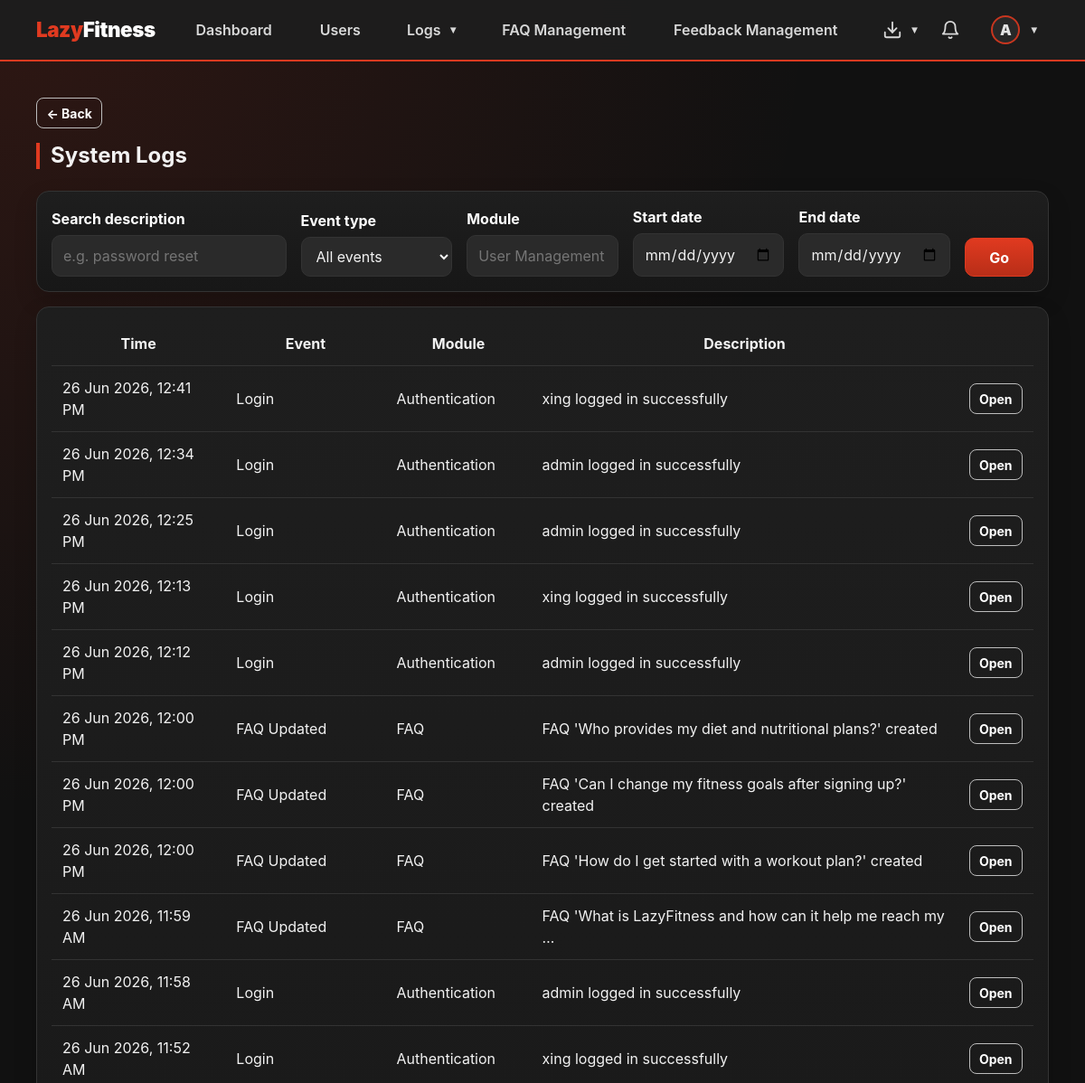
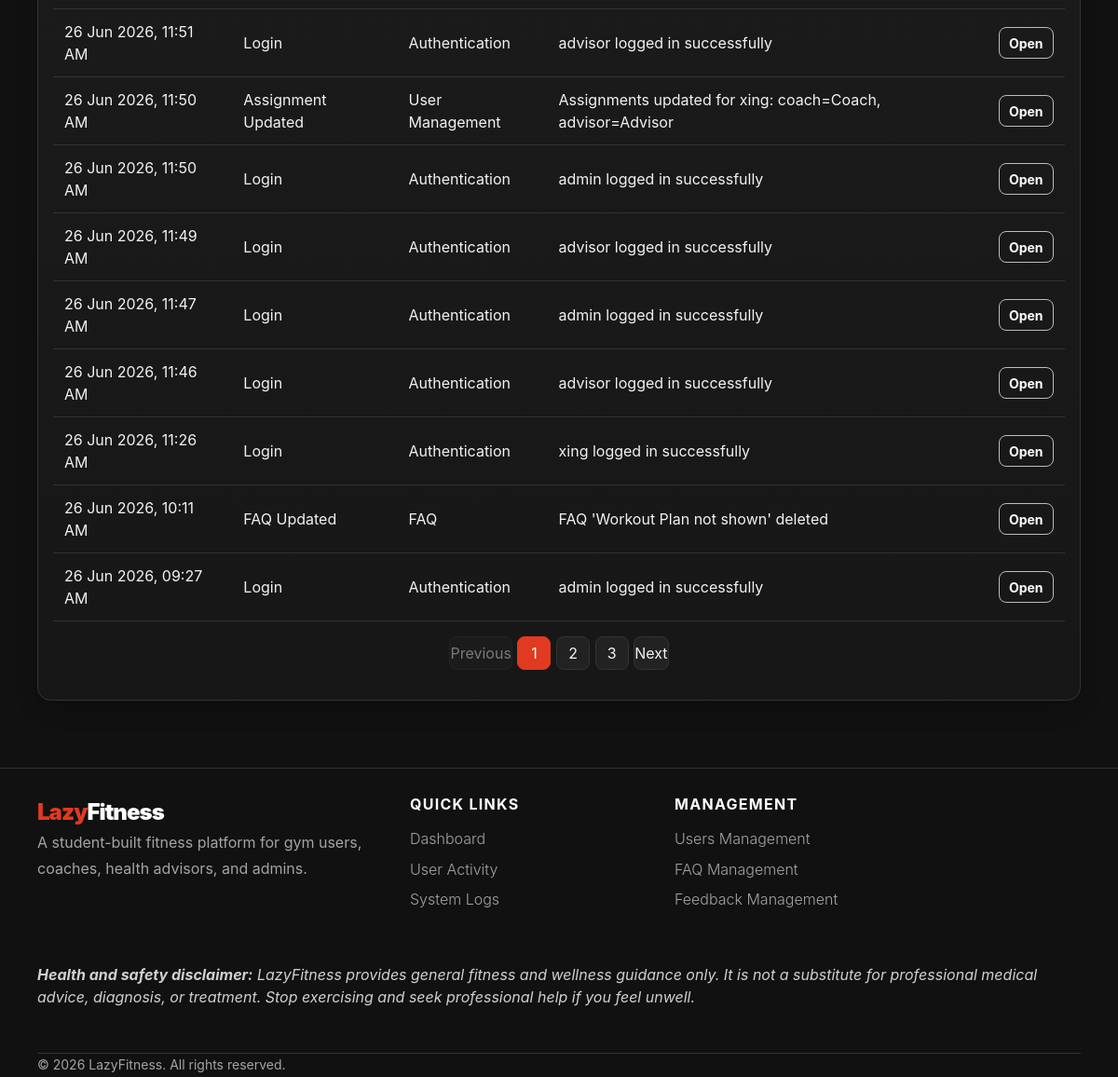
The app's page /admin-panel/logs/ (signed in) with its own data (2 pictures, top to bottom).
### apps/accounts/models.py (models this page shows, shortened)
class User(AbstractBaseUser, PermissionsMixin):
    ROLE_CHOICES = [
        ('gym_user',       'Gym User'),
        ('fitness_coach',  'Fitness Coach'),
        ('health_advisor', 'Health Advisor'),
        ('admin',          'Admin'),
    ]
    username_validator = RegexValidator(
        regex=r'^[\w.@+-]+$',
        message='Username may contain letters, numbers, and @/./+/-/_ characters only.',
    )
    username    = models.CharField(max_length=150, unique=True, validators=[username_validator])
    email       = models.EmailField(unique=True)
    profile_picture = models.ImageField(
        upload_to='profile_pictures/',
        blank=True,
        null=True,
        help_text='Optional profile picture used across LazyFitness.',
    )
    role        = models.CharField(max_length=20, choices=ROLE_CHOICES)
    is_active   = models.BooleanField(default=True)   # userStatus
    is_staff    = models.BooleanField(default=False)
    date_joined = models.DateTimeField(auto_now_add=True)
    USERNAME_FIELD  = 'username'
    REQUIRED_FIELDS = ['email', 'role']
    objects = UserManager()
    @property
    def display_name(self):
        profile_fields = [
            ('gymuser', 'user_name'),
            ('coach', 'coach_name'),
            ('healthadvisor', 'advisor_name'),
            ('adminprofile', 'admin_name'),
        ]
        for relation, field in profile_fields:
            try:
                profile = getattr(self, relation)
            except Exception:
                profile = None
            value = getattr(profile, field, '') if profile else ''
            if value:
                return value
        return self.username or self.email
    @property
    def avatar_initial(self):
        name = self.display_name or self.username or self.email or '?'
        return name.strip()[:1].upper()
    @property
    def is_gym_user(self):
        return self.role == 'gym_user'
    @property
    def is_coach(self):
        return self.role == 'fitness_coach'
    @property
    def is_health_advisor(self):
        return self.role == 'health_advisor'
    @property
    def is_admin_user(self):
        return self.role == 'admin'

### apps/admin_panel/models.py (models this page shows, shortened)
class AdminProfile(models.Model):
    user = models.OneToOneField(User, on_delete=models.CASCADE, primary_key=True)
    admin_name = models.CharField(max_length=255)

class SystemLog(models.Model):
    EVENT_CHOICES = [
        ('user_created', 'User Created'),
        ('user_deleted', 'User Deleted'),
        ('status_changed', 'Status Changed'),
        ('assignment_updated', 'Assignment Updated'),
        ('password_reset', 'Password Reset'),
        ('login', 'Login'),
        ('faq_updated', 'FAQ Updated'),
        ('feedback_updated', 'Feedback Updated'),
        ('export', 'CSV Export'),
    ]
    event = models.CharField(max_length=30, choices=EVENT_CHOICES)
    description = models.TextField()
    performed_by = models.ForeignKey(User, on_delete=models.SET_NULL, null=True, related_name='system_logs')
    timestamp = models.DateTimeField(auto_now_add=True)
    module = models.CharField(max_length=100, blank=True)
    class Meta:
        ordering = ['-timestamp']

### apps/admin_panel/views.py (the view)
# urls.py: path('logs/', views.system_log_list, name='system_log_list'),
@admin_required
def system_log_list(request):
    logs = SystemLog.objects.select_related('performed_by').all()
    event_filter = request.GET.get('event', '')
    module_filter = request.GET.get('module', '').strip()
    search = request.GET.get('q', '').strip()
    start = request.GET.get('start', '')
    end = request.GET.get('end', '')
    if event_filter:
        logs = logs.filter(event=event_filter)
    if module_filter:
        logs = logs.filter(module__icontains=module_filter)
    if search:
        logs = logs.filter(description__icontains=search)
    if parse_date(start):
        logs = logs.filter(timestamp__date__gte=parse_date(start))
    if parse_date(end):
        logs = logs.filter(timestamp__date__lte=parse_date(end))
    page_obj, page_query = paginate(request, logs, per_page=20)
    return render(request, 'admin_panel/system_log_list.html', {'logs': page_obj.object_list, 'page_obj': page_obj, 'page_query': page_query, 'event_choices': SystemLog.EVENT_CHOICES, 'event_filter': event_filter, 'module_filter': module_filter, 'search': search, 'start': start, 'end': end})

### apps/gym_user/messaging.py (called while the page is built)
def unread_count_for_user(user, conversations=None):
    qs = Message.objects.exclude(sender=user).exclude(read_by=user)
    if conversations is not None:
        qs = qs.filter(conversation__in=conversations)
    else:
        qs = qs.filter(conversation__participants=user)
    return qs.distinct().count()

### lazyfitness/view_helpers.py (called while the page is built)
def paginate(request, queryset_or_list, per_page=10):
    paginator = Paginator(queryset_or_list, per_page)
    page_obj = paginator.get_page(request.GET.get('page'))
    params = request.GET.copy()
    params.pop('page', None)
    return page_obj, params.urlencode()

def role_fallback_url(user):
    if getattr(user, 'is_authenticated', False):
        if getattr(user, 'role', '') == 'gym_user':
            return reverse('gym_user:dashboard')
        if getattr(user, 'role', '') == 'fitness_coach':
            return reverse('coach:dashboard')
        if getattr(user, 'role', '') == 'health_advisor':
            return reverse('health_advisor:dashboard')
        if getattr(user, 'role', '') == 'admin':
            return reverse('admin_panel:dashboard')
    return reverse('landing')

### templates/admin_panel/system_log_list.html (shortened to what this page needs)
{% extends "shared/base.html" %}
{% block content %}
<h2 class="section-title">System Logs</h2>
<div class="card p-3 mb-3">
  <form method="get" class="row g-2 align-items-end">
    <div class="col-md-3"><label class="form-label" for="q">Search description</label><input id="q" class="form-control" name="q" value="{{ search }}" placeholder="e.g. password reset"></div>
    <div class="col-md-2"><label class="form-label" for="event">Event type</label><select id="event" class="form-select" name="event"><option value="">All events</option></select></div>
    <div class="col-md-2"><label class="form-label" for="module">Module</label><input id="module" class="form-control" name="module" value="{{ module_filter }}" placeholder="User Management"></div>
    <div class="col-md-2"><label class="form-label" for="start">Start date</label><input id="start" class="form-control" type="date" name="start" value="{{ start }}"></div>
    <div class="col-md-2"><label class="form-label" for="end">End date</label><input id="end" class="form-control" type="date" name="end" value="{{ end }}"></div>
    <div class="col-md-1"><button class="btn btn-primary w-100">Go</button></div>
  </form>
</div>
<div class="card p-3"><div class="table-responsive"><table class="table table-dark table-hover"><thead><tr><th>Time</th><th>Event</th><th>Module</th><th>Description</th><th></th></tr></thead><tbody>{% for log in logs %}<tr><td>{{ log.timestamp|date:"d M Y, h:i A" }}</td><td>{{ log.get_event_display }}</td><td>{{ log.module|default:"—" }}</td><td>{{ log.description|truncatewords:12 }}</td><td><a class="btn btn-sm btn-outline-light" href="{% url 'admin_panel:system_log_detail' log.id %}">Open</a></td></tr>{% empty %}<tr><td colspan="5" class="text-center text-secondary">No logs found.</td></tr>{% endfor %}</tbody></table></div>{% include 'shared/pagination.html' %}</div>
{% endblock %}

### templates/shared/base.html (shortened to what this page needs)
{% load static %}
<!DOCTYPE html>
<html lang="en">
<head>
  <link href="{% static 'css/lazyfitness.css' %}" rel="stylesheet">
</head>
<body>
<nav class="navbar navbar-expand-lg navbar-dark sticky-top" aria-label="Primary navigation">
  <div class="container nav-container">
    {% if user.is_authenticated %}
      {% if user.is_gym_user %}
        <a class="navbar-brand" href="{% url 'gym_user:dashboard' %}">Lazy<span class="text-white">Fitness</span></a>
      {% elif user.is_coach %}
        <a class="navbar-brand" href="{% url 'coach:dashboard' %}">Lazy<span class="text-white">Fitness</span></a>
      {% elif user.is_health_advisor %}
        <a class="navbar-brand" href="{% url 'health_advisor:dashboard' %}">Lazy<span class="text-white">Fitness</span></a>
      {% elif user.is_admin_user %}
        <a class="navbar-brand" href="{% url 'admin_panel:dashboard' %}">Lazy<span class="text-white">Fitness</span></a>
      {% else %}
        <a class="navbar-brand" href="{% url 'landing' %}">Lazy<span class="text-white">Fitness</span></a>
      {% endif %}
    {% else %}
      <a class="navbar-brand" href="{% url 'landing' %}">Lazy<span class="text-white">Fitness</span></a>
    {% endif %}
    <div class="navbar-collapse collapse" id="nav">
      {% if user.is_authenticated %}
        <ul class="navbar-nav main-nav mx-auto align-items-lg-center justify-content-lg-center flex-grow-1 gap-lg-4 px-lg-3 flex-nowrap">
          {% if user.is_gym_user %}
            <li class="nav-item"><a class="nav-link" href="{% url 'gym_user:dashboard' %}">Dashboard</a></li>
            <li class="nav-item dropdown profile-hover-dropdown">
              <a class="nav-link dropdown-toggle" href="#" data-lf-toggle="dropdown" role="button" aria-expanded="false">My Fitness</a>
              <ul class="dropdown-menu dropdown-menu-dark profile-centered-menu">
                <li><a class="dropdown-item" href="{% url 'gym_user:workout_select' %}">Workouts</a></li>
                <li><a class="dropdown-item" href="{% url 'gym_user:schedule' %}">Schedule</a></li>
                <li><a class="dropdown-item" href="{% url 'gym_user:progress' %}">Progress</a></li>
              </ul>
            </li>
            <li class="nav-item"><a class="nav-link" href="{% url 'gym_user:recommendation_list' %}">Health Recommendations</a></li>
            <li class="nav-item"><a class="nav-link" href="{% url 'accounts:submit_feedback' %}">Feedback</a></li>
            <li class="nav-item"><a class="nav-link" href="{% url 'faq_public' %}">FAQ</a></li>
          {% elif user.is_admin_user %}
            <li class="nav-item"><a class="nav-link" href="{% url 'admin_panel:dashboard' %}">Dashboard</a></li>
            <li class="nav-item"><a class="nav-link" href="{% url 'admin_panel:user_list' %}">Users</a></li>
            <li class="nav-item dropdown profile-hover-dropdown">
              <a class="nav-link dropdown-toggle" href="#" data-lf-toggle="dropdown" role="button" aria-expanded="false">Logs</a>
            </li>
            <li class="nav-item"><a class="nav-link" href="{% url 'admin_panel:faq_list' %}">FAQ Management</a></li>
            <li class="nav-item"><a class="nav-link" href="{% url 'admin_panel:feedback_list' %}">Feedback Management</a></li>
          {% endif %}
        </ul>
        <ul class="navbar-nav nav-actions ms-lg-auto align-items-center gap-2 gap-lg-3 flex-row flex-nowrap justify-content-end">
          {% if user.is_admin_user %}
            <li class="nav-item dropdown profile-hover-dropdown ms-2">
              <a class="nav-link nav-icon-link dropdown-toggle" href="#" data-lf-toggle="dropdown" role="button" aria-expanded="false" aria-label="Exports">
                <div class="icon-wrapper">
                  <svg width="22" height="22" viewBox="0 0 24 24" fill="none" stroke="currentColor" stroke-width="2" stroke-linecap="round" stroke-linejoin="round">
                    <path d="M21 15v4a2 2 0 0 1-2 2H5a2 2 0 0 1-2-2v-4"></path>
                    <polyline points="7 10 12 15 17 10"></polyline>
                    <line x1="12" y1="15" x2="12" y2="3"></line>
                  </svg>
                </div>
              </a>
            </li>
          {% endif %}
          <li class="nav-item">
            <a class="nav-link nav-icon-link" href="{% url 'accounts:notifications' %}" title="Notifications">
              <div class="icon-wrapper">
                <svg width="22" height="22" viewBox="0 0 24 24" fill="none" stroke="currentColor" stroke-width="2" stroke-linecap="round" stroke-linejoin="round"><path d="M18 8A6 6 0 0 0 6 8c0 7-3 9-3 9h18s-3-2-3-9"></path><path d="M13.73 21a2 2 0 0 1-3.46 0"></path></svg>
              </div>
            </a>
          </li>
          <li class="nav-item dropdown profile-hover-dropdown ms-1 flex-shrink-0">
            <a class="nav-link d-flex align-items-center gap-2 dropdown-toggle" href="#" role="button" data-lf-toggle="dropdown" aria-expanded="false">
              {% if user.profile_picture %}
                <img src="{{ user.profile_picture.url }}" alt="{{ user.username }} profile picture" class="rounded-circle avatar-sm">
              {% else %}
                <span class="avatar-initial-sm">{{ user.avatar_initial }}</span>
              {% endif %}
            </a>
          </li>
        </ul>
      {% endif %}
    </div>
  </div>
</nav>
<main class="container mt-4 pb-5">
  {% if user.is_authenticated %}
    <div class="mb-3">
      <button class="btn btn-outline-light btn-sm" type="button" data-lf-back data-fallback="{{ nav_back_fallback|default:'/' }}">← Back</button>
    </div>
  {% endif %}
  {% block content %}{% endblock %}
</main>
<footer class="site-footer py-5 mt-4">
  <div class="container">
    <div class="row gy-4">
      <div class="col-lg-6 col-md-12 footer-brand">
        <div class="footer-logo">Lazy<span>Fitness</span></div>
        <p class="footer-copy text-muted pe-lg-5">A student-built fitness platform for gym users, coaches, health advisors, and admins.</p>
      </div>
      {% if user.is_authenticated %}
        <div class="col-lg-3 col-md-6">
          <h5 class="footer-heading">Quick Links</h5>
          <ul class="footer-links">
            {% if user.is_gym_user %}
              <li class="footer-link"><a href="{% url 'gym_user:dashboard' %}">Dashboard</a></li>
              <li class="footer-link"><a href="{% url 'gym_user:workout_select' %}">Workouts</a></li>
              <li class="footer-link"><a href="{% url 'gym_user:schedule' %}">Schedule</a></li>
              <li class="footer-link"><a href="{% url 'gym_user:progress' %}">Progress</a></li>
              <li class="footer-link"><a href="{% url 'gym_user:recommendation_list' %}">Health Recommendations</a></li>
            {% elif user.is_admin_user %}
              <li class="footer-link"><a href="{% url 'admin_panel:dashboard' %}">Dashboard</a></li>
              <li class="footer-link"><a href="{% url 'admin_panel:login_activity_list' %}">User Activity</a></li>
              <li class="footer-link"><a href="{% url 'admin_panel:system_log_list' %}">System Logs</a></li>
            {% endif %}
          </ul>
        </div>
        <div class="col-lg-3 col-md-6">
          {% if user.is_admin_user %}
            <h5 class="footer-heading">Management</h5>
            <ul class="footer-links">
              <li class="footer-link"><a href="{% url 'admin_panel:user_list' %}">Users Management</a></li>
              <li class="footer-link"><a href="{% url 'admin_panel:faq_list' %}">FAQ Management</a></li>
              <li class="footer-link"><a href="{% url 'admin_panel:feedback_list' %}">Feedback Management</a></li>
            </ul>
          {% else %}
            <h5 class="footer-heading">Support</h5>
            <ul class="footer-links">
              <li class="footer-link"><a href="{% url 'accounts:submit_feedback' %}">Feedback</a></li>
              <li class="footer-link"><a href="{% url 'faq_public' %}">FAQ</a></li>
            </ul>
          {% endif %}
        </div>
      {% endif %}
    </div>
    <div class="lf-footer-disclaimer py-4 mt-4"><i>
        <strong>Health and safety disclaimer:</strong>
        LazyFitness provides general fitness and wellness guidance only. It is not a substitute for professional medical advice, diagnosis, or treatment. Stop exercising and seek professional help if you feel unwell.
    </i></div>
    <div class="footer-bottom mt-4 pt-4 border-top">
      <p class="footer-copy small mb-0">© {% now "Y" %} LazyFitness. All rights reserved.</p>
    </div>
  </div>
</footer>
</body>
</html>

### records on screen
User: avatar_initial "A"
SystemLog: timestamp "26 Jun 2026, 12:41 PM", event "Login", module "Authentication", description "xing logged in successfully"
SystemLog: timestamp "26 Jun 2026, 12:34 PM", event "Login", module "Authentication", description "admin logged in successfully"
SystemLog: timestamp "26 Jun 2026, 12:25 PM", event "Login", module "Authentication", description "admin logged in successfully"
SystemLog: timestamp "26 Jun 2026, 12:13 PM", event "Login", module "Authentication", description "xing logged in successfully"
SystemLog: timestamp "26 Jun 2026, 12:12 PM", event "Login", module "Authentication", description "admin logged in successfully"
SystemLog: timestamp "26 Jun 2026, 12:00 PM", event "FAQ Updated", module "FAQ", description "FAQ 'Who provides my diet and nutritional plans?' created"
SystemLog: timestamp "26 Jun 2026, 12:00 PM", event "FAQ Updated", module "FAQ", description "FAQ 'Can I change my fitness goals after signing up?' created"
SystemLog: timestamp "26 Jun 2026, 12:00 PM", event "FAQ Updated", module "FAQ", description "FAQ 'How do I get started with a workout plan?' created"
SystemLog: timestamp "26 Jun 2026, 11:59 AM", event "FAQ Updated", module "FAQ", description "FAQ 'What is LazyFitness and how can it help me reach my …"
SystemLog: timestamp "26 Jun 2026, 11:58 AM", event "Login", module "Authentication", description "admin logged in successfully"
SystemLog: timestamp "26 Jun 2026, 11:52 AM", event "Login", module "Authentication", description "xing logged in successfully"
SystemLog: timestamp "26 Jun 2026, 11:51 AM", event "Login", module "Authentication", description "advisor logged in successfully"
SystemLog: timestamp "26 Jun 2026, 11:50 AM", event "Assignment Updated", module "User Management", description "Assignments updated for xing: coach=Coach, advisor=Advisor"
SystemLog: timestamp "26 Jun 2026, 11:50 AM", event "Login", module "Authentication", description "admin logged in successfully"
SystemLog: timestamp "26 Jun 2026, 11:49 AM", event "Login", module "Authentication", description "advisor logged in successfully"
SystemLog: timestamp "26 Jun 2026, 11:47 AM", event "Login", module "Authentication", description "admin logged in successfully"
SystemLog: timestamp "26 Jun 2026, 11:46 AM", event "Login", module "Authentication", description "advisor logged in successfully"
SystemLog: timestamp "26 Jun 2026, 11:26 AM", event "Login", module "Authentication", description "xing logged in successfully"
SystemLog: timestamp "26 Jun 2026, 10:11 AM", event "FAQ Updated", module "FAQ", description "FAQ 'Workout Plan not shown' deleted"
SystemLog: timestamp "26 Jun 2026, 09:27 AM", event "Login", module "Authentication", description "admin logged in successfully"

### other values on screen
{{ num }} "1"
{{ num }} "2" "3"
